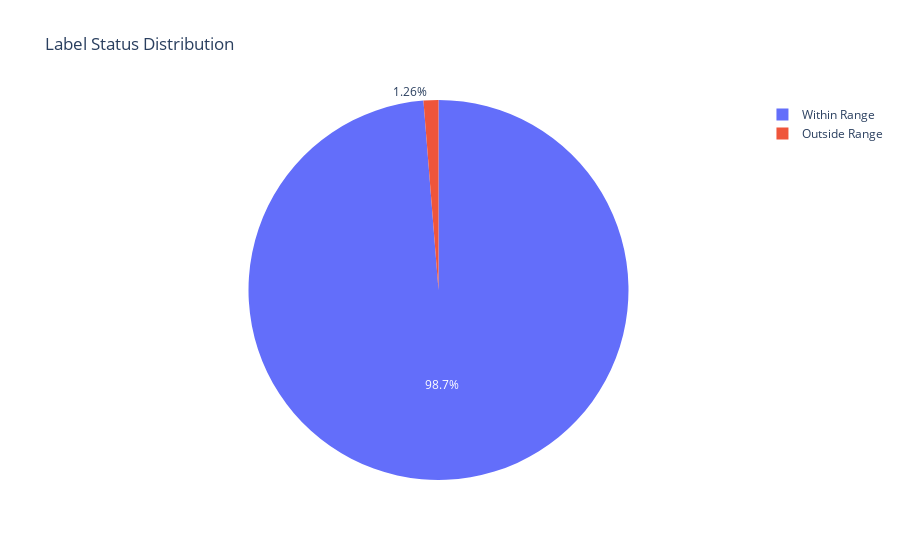

Here is the notebook cell this chart was saved with:
### Markdown cell above
## Distribution of Label Status :

### Code cell
# Create a pie chart to visualize the distribution of label statuses
pie_fig = px.pie(df, names='Label Status', title='Label Status Distribution')


pie_fig.show()

### Figure 1 — Plotly figure (JSON) as saved in the notebook; plotly's stock layout.template omitted (floating-point values rounded to 4 significant figures; data arrays with more than 128 entries replaced by an {"elided": "..."} marker saying what was removed)
{"data": [{"domain": {"x": [0, 1], "y": [0, 1]}, "hovertemplate": "Label Status=%{label}<extra></extra>", "labels": {"elided": "1187 str values"}, "legendgroup": "", "name": "", "showlegend": true, "type": "pie"}], "layout": {"legend": {"tracegroupgap": 0}, "title": {"text": "Label Status Distribution"}}}
